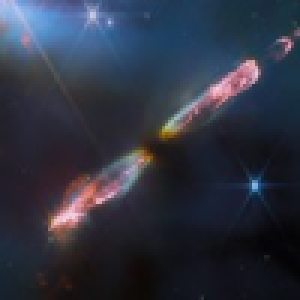
#> input picture sample_payloads/herbig-haro-211-small.png, 100 x 100 px (shown 3 times larger)
$ python simulate_data_rates.py
#> lines starting #> are read from the running program, lines starting #| are printed output that depends on the picture
### ppm_parameters.py
from fractions import Fraction

import numpy.typing as npt
from numpy import log2
from PIL import Image

from core.encoder_functions import get_csm

num_samples_per_slot: int = 10          # Number of DAC samples in one slot
M: int = 64                             # each m = 4 bits are mapped from 0 to M = 16
CODE_RATE = Fraction(2, 3)

PAYLOAD_TYPE: str = 'image'
IMG_FILE_PATH = "sample_payloads/herbig-haro-211-small.png"
img = Image.open(IMG_FILE_PATH)
#> img is the input picture: PIL image 100x100 RGBA; mean R, G, B, A 46.3, 51, 65.1, 255
IMG_SHAPE: tuple[int, int] = (img.size[1], img.size[0])
#> IMG_SHAPE = (100, 100)
GREYSCALE: bool = True
USE_INNER_ENCODER = True
USE_RANDOMIZER = True

# To calculate where the codewords are, a correlation is made with the CSM. The threshold,
# as percentage of the maximum correlation of the received sequence, 'decides' whether a peak
# belongs to the start of a codeword or not
CORRELATION_THRESHOLD: float = 0.50
DEBUG_MODE: bool = False

# Usually we record multiple copies of the same message. You can use this to select a particular copy of the message,
# as sometimes a certain copy of the message has too much noise to recover.
MESSAGE_IDX: list[int] = [0, 1]

# No need to change the parameters below, unless you know what you're doing!
# Note: The fraction type is needed for proper match casing
DAC_DATA_RATE: float = 8.82091E9        # DAC data rate in Hz

# PPM parameters
m: int = int(log2(M))
slot_factor: float = 5 / 4  # 1 means: no guard slot, 5/4 means: M/4 guard slots


# Channel interleaver parameters
# The length of each shift register is B*N, with N going from 0 to N-1
CHANNEL_INTERLEAVE: bool = True
N_interleaver: int = 2               # The number of parallel shift registers

num_symbols_per_slice: int = 15120
B_interleaver = int((num_symbols_per_slice / m) / 2)            # The base length of each shift register
symbols_per_codeword: int = num_symbols_per_slice // m

if CHANNEL_INTERLEAVE:
    if not (B_interleaver * N_interleaver) % symbols_per_codeword == 0:
        raise ValueError("The product of B and N should be a multiple of 15120/m")

BIT_INTERLEAVE: bool = True

num_slots_per_symbol: int = int(slot_factor * M)

CSM: npt.NDArray = get_csm(M)

sample_size_awg: float = 1 / DAC_DATA_RATE * 1E12       # Time duration of 1 DAC sample in ps
slot_length: float = sample_size_awg * 1E-12 * num_samples_per_slot  # Length of 1 bin in time
symbol_length: float = slot_length * num_slots_per_symbol          # Length of 1 symbol in time

### encoder_functions.py
import math
from fractions import Fraction
from typing import Any

import numpy as np
import numpy.typing as npt

from shift_register import CRC


def validate_PPM_order(M: int):
    if M not in (4, 8, 16, 32, 64, 128, 256):
        raise ValueError("M should be one of 4, 8, 16, 32, 64, 128 or 256")


# [86 lines left out: functions get_asm_bit_arr, prepend_asm, generate_pseudo_randomized_sequence, randomize, append_CRC, not called in this run]


def slicer(arr: npt.NDArray, code_rate: Fraction, include_crc: bool = False,
           len_CRC: int = 32, num_termination_bits: int = 2) -> npt.NDArray:
    """Slice the input array into information blocks, based on the code rate. """

    # For a code rate of 1/3, the information block size is 5006.
    # Including CRC and 2 termination bits, the number of bits going into the encoder is 5040
    information_block_size: int = int(15120 * float(code_rate) - len_CRC - num_termination_bits)

    # If the CRC is not used, add 32 more bits to the information block.
    if not include_crc:
        information_block_size += 32

    if arr.shape[0] % information_block_size != 0:
        # Number of bits that need to be added such that the array is a multiple of the information block size
        num_pad_bits = information_block_size - arr.shape[0] % information_block_size
        arr = np.hstack((arr, np.zeros(num_pad_bits, dtype=int)))

    arr = arr.reshape((-1, information_block_size))
    return arr


# [45 lines left out: functions unpuncture, puncture, not called in this run]


def zero_terminate(arr: npt.NDArray, num_termination_bits: int = 2) -> npt.NDArray:
    zero_bits = np.zeros((arr.shape[0], num_termination_bits), dtype=int)
    return np.hstack((arr, zero_bits))


# [172 lines left out: functions accumulate, convolve, map_PPM_symbols, bit_interleave, bit_deinterleave, channel_interleave and 1 more, not called in this run]


def get_csm(M: int = 16) -> npt.NDArray[np.int_]:
    validate_PPM_order(M)

    match M:
        case 4:
            w = np.array([0, 3, 1, 2, 1, 3, 2, 0, 0, 3, 2, 1, 0, 2, 1, 3, 1, 0, 3, 2, 3, 2, 1, 0])
        case 8:
            w = np.array([0, 3, 1, 2, 5, 4, 7, 6, 6, 7, 4, 5, 2, 1, 3, 0])
        case _:
            w = np.array([0, 2, 7, 14, 1, 2, 15, 5, 8, 4, 10, 2, 14, 3, 14, 11])

    return w


# [24 lines left out: function slot_map, not called in this run]

### core/encoder_functions.py
import math
from fractions import Fraction
from typing import Any

import numpy as np
import numpy.typing as npt

from core.shift_register import CRC


def validate_PPM_order(M: int):
    if M not in (4, 8, 16, 32, 64, 128, 256):
        raise ValueError("M should be one of 4, 8, 16, 32, 64, 128 or 256")


# [166 lines left out: functions get_asm_bit_arr, prepend_asm, generate_pseudo_randomized_sequence, randomize, append_CRC, slicer and 2 more, not called in this run]


def zero_terminate(arr: npt.NDArray, num_termination_bits: int = 2) -> npt.NDArray:
    zero_bits = np.zeros((arr.shape[0], num_termination_bits), dtype=int)
    return np.hstack((arr, zero_bits))


# [181 lines left out: functions accumulate, convolve, map_PPM_symbols, bit_interleave, bit_deinterleave, channel_interleave and 2 more, not called in this run]


def get_csm(M: int = 16) -> npt.NDArray[np.int_]:
    validate_PPM_order(M)

    match M:
        case 4:
            w = np.array([0, 3, 1, 2, 1, 3, 2, 0, 0, 3, 2, 1, 0, 2, 1, 3, 1, 0, 3, 2, 3, 2, 1, 0])
        case 8:
            w = np.array([0, 3, 1, 2, 5, 4, 7, 6, 6, 7, 4, 5, 2, 1, 3, 0])
        case _:
            w = np.array([0, 2, 7, 14, 1, 2, 15, 5, 8, 4, 10, 2, 14, 3, 14, 11])

    return w


# [23 lines left out: function slot_map, not called in this run]

### utils.py
import itertools
from datetime import datetime
from pathlib import Path
from typing import Any

import numpy as np
import numpy.typing as npt
from numpy.random import default_rng
from tabulate import tabulate

from encoder_functions import convolve
from ppm_parameters import (BIT_INTERLEAVE, CHANNEL_INTERLEAVE, B_interleaver,
                            M, N_interleaver, num_slots_per_symbol,
                            num_samples_per_slot)
from trellis import Edge


def print_ppm_parameters():
    var_names = [
        'M',
        'num_samples_per_slot',
        'num_slots_per_symbol',
        'BIT_INTERLEAVE',
        'CHANNEL_INTERLEAVE',
        'B_interleaver',
        'N_interleaver'
    ]

    var_values = [
        M,
        num_samples_per_slot,
        num_slots_per_symbol,
        BIT_INTERLEAVE,
        CHANNEL_INTERLEAVE,
        B_interleaver,
        N_interleaver
    ]

    var_names_and_values = zip(var_names, var_values)

    print(tabulate(var_names_and_values, headers=["Variable", "Value"]))


# [9 lines left out: function save_figure, not called in this run]


def bpsk(s): return tuple(1 if i else -1 for i in s)


# [60 lines left out: functions bpsk_encoding, tobits, frombits, generate_outer_code_edges, AWGN, not called in this run]


def flatten(list_of_lists):
    """Convert a list of lists to a flat (1D) list. """
    return [i for sublist in list_of_lists for i in sublist]


# [22 lines left out: functions moving_average, check_user_settings, not called in this run]

### simulate_data_rates.py
import math

import matplotlib.pyplot as plt
import numpy as np
from tabulate import tabulate

from encoder_functions import get_csm, slicer, zero_terminate
from ppm_parameters import (CHANNEL_INTERLEAVE, CODE_RATE, GREYSCALE,
                            num_symbols_per_slice, sample_size_awg,
                            slot_factor)
from scppm_encoder import encoder
from utils import print_ppm_parameters, save_figure

print_ppm_parameters()
print(f'Code rate = {str(CODE_RATE)}')
ADD_ASM: bool = True

num_output_bits: int = 3     # number of output bits from the convolutional encoder


# 1 means: no guard slot, 5/4 means: M/4 guard slots

if GREYSCALE:
    IMG_MODE = "L"
else:
    IMG_MODE = "1"

_num_bits_per_symbol = [i for i in range(2, 6)]
_samples_per_slot = [i for i in range(1, 6)]
top = []

PPM_orders = []
table_rows = []

for yi in _samples_per_slot:
    table_row_data_rates = []
    for xi in _num_bits_per_symbol:
        m = xi
        M = 2**xi
        PPM_orders.append(M)

        num_bins_per_symbol = int(slot_factor * M)
        num_samples_per_slot = yi

        sent_message = np.zeros(int(1E5)).astype(int)
        num_bits_sent = len(sent_message)

        # Note: although I could as well use the scppm_encoder function, it is much slower, as it has to do actual encoding.
        # here, instead, it is good enough to mock it, as I only need to calculate how long a message takes in time.

        # Slice, prepend CSM and zero terminate each information block of 15120 bits.
        information_blocks = slicer(sent_message, CODE_RATE, include_crc=False)
        information_blocks = zero_terminate(information_blocks)

        # # SCPPM encoder
        # # The convolutional encoder is a 1/3 code rate encoder, so you end up with 3x more columns.
        convoluted_bit_sequence = np.zeros((information_blocks.shape[0], information_blocks.shape[1] * 3), dtype=int)

        # However, if the code rate is not 1/3, you need to puncture, so that the convolutional codeword has 15120 bits
        # Instead of puncturing, we're just going to assume that each codeword is 15120 long.
        # The slicer will make sure that there is the correct amount of codewords.
        convoluted_bit_sequence = convoluted_bit_sequence[:, :15120]
        encoded_message = convoluted_bit_sequence.flatten()

        num_PPM_symbols_before_interleaving = encoded_message.shape[0] // m
        msg_PPM_symbols = np.zeros(len(encoded_message) // m).astype(int)

        symbols_per_codeword = 15120 // m

        if CHANNEL_INTERLEAVE:
            N_interleaver = 2
            B_interleaver = symbols_per_codeword // N_interleaver

            msg_PPM_symbols = np.zeros(len(msg_PPM_symbols) + B_interleaver * N_interleaver * (N_interleaver - 1))

        num_PPM_symbols = len(msg_PPM_symbols)

        # One SCPPM slice is 15120 symbols, as defined by the CCSDS protocol
        num_codewords = math.ceil(num_PPM_symbols / symbols_per_codeword)

        # Insert CSMs
        len_codeword = num_symbols_per_slice // m
        num_codewords = msg_PPM_symbols.shape[0] // len_codeword
        CSM = get_csm(M=M)

        if ADD_ASM:
            ppm_mapped_message_with_csm = np.zeros(len(msg_PPM_symbols) + len(CSM) * num_codewords, dtype=int)
            for j in range(num_codewords):
                prepended_codeword = np.hstack((CSM, msg_PPM_symbols[j * len_codeword:(j + 1) * len_codeword]))
                ppm_mapped_message_with_csm[j * len(prepended_codeword):(j + 1) *
                                            len(prepended_codeword)] = prepended_codeword

            msg_PPM_symbols = ppm_mapped_message_with_csm

        if len(msg_PPM_symbols) % 2 != 0:
            msg_PPM_symbols = np.append(msg_PPM_symbols, 0)

        num_PPM_symbols = msg_PPM_symbols.shape[0]

        message_time_microseconds = sample_size_awg * 1E-12 * num_samples_per_slot * \
            num_bins_per_symbol * num_PPM_symbols * 1E6

        datarate = 1000 * num_bits_sent / (message_time_microseconds * 1000)
        table_row_data_rates.append(datarate)
        top.append(datarate)

    table_row_data_rates.insert(0, yi * 112)
    table_rows.append(table_row_data_rates)

print()
print(f'Maximum data rate: {max(top):.2f} Mbps')
print()

headers = ['Slot width (ps)']
for M in sorted(set(PPM_orders)):
    headers.append(f'M={M}')

print('Data rates (Mbps):')
print(tabulate(table_rows, headers=headers))

table_rows = []

for yi in _samples_per_slot:
    table_row_data_rates = []
    for xi in _num_bits_per_symbol:
        M = 2**xi
        table_row_data_rates.append((yi * 112 * M * (5 / 4)) / 1000)

    table_row_data_rates.insert(0, yi * 112)
    table_rows.append(table_row_data_rates)

print()
print('Symbol length (ns):')
print(tabulate(table_rows, headers=headers))

colors = []
for i, datarate in enumerate(top):
    if datarate > 1000:
        colors.append('tab:green')
    else:
        colors.append('tab:blue')

# setup the figure and axes
fig = plt.figure(figsize=(8, 8))
ax1 = fig.add_subplot(111, projection='3d')

_xx, _yy = np.meshgrid(_num_bits_per_symbol, _samples_per_slot)
x, y = _xx.ravel(), _yy.ravel()

bottom = np.zeros_like(top)
width = 1
depth = 1

ax1.bar3d(x, y, bottom, width, depth, top, shade=True, color=colors)
ax1.set_title(f'Data rates with {str(CODE_RATE)} code rate')
ax1.set_xlabel('PPM order')
ax1.set_ylabel('Slot width (ps)')
ax1.set_zlabel('Data rate (Mpbs)')

ax1.set_yticks(_samples_per_slot)
ax1.set_yticklabels([str(112 * i) for i in range(1, 6)])

ax1.set_xticks(_num_bits_per_symbol)
ax1.set_xticklabels([str(int(2**i)) for i in range(2, 6)])

plt.show()
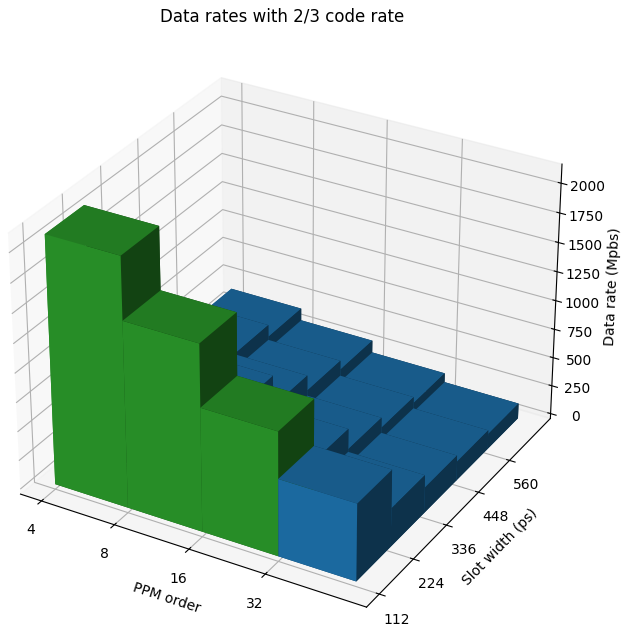
#> figure drawn by matplotlib, 1 panel
